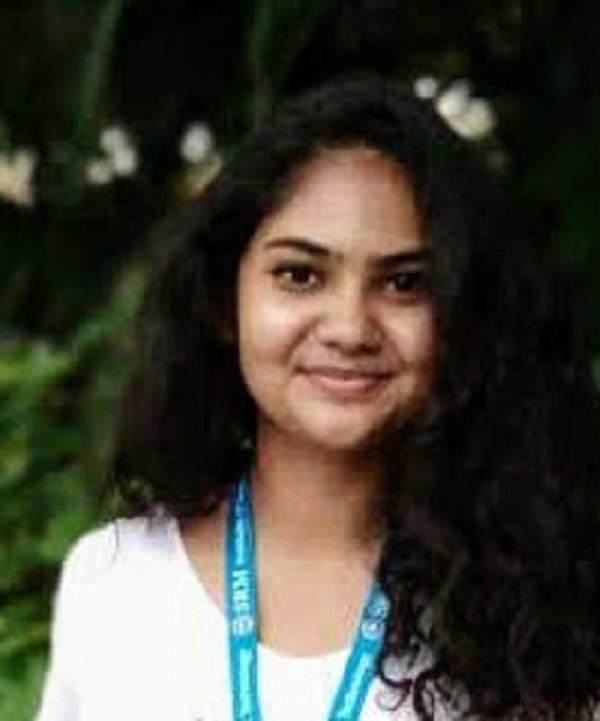
#> input picture Face_Graph/test10.jpg, 600 x 721 px
$ python faceplot.py
#> lines starting #> are read from the running program, lines starting #| are printed output that depends on the picture
import numpy as np
import scipy
import scipy.signal as sig
import matplotlib.pyplot as plt
import imageio


# With mode="L", we force the image to be parsed in the grayscale.
img = imageio.imread("test10.jpg", pilmode="L")
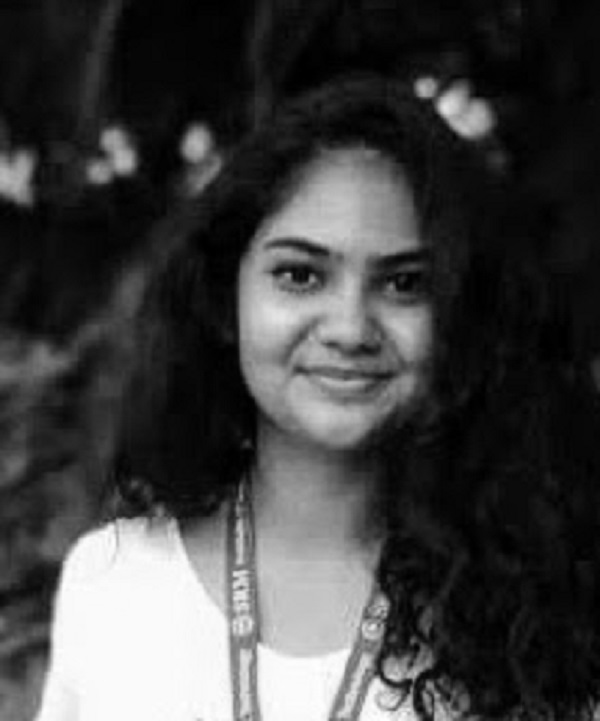
#> img: shape (721, 600); min 0, max 255, mean 64.6

kernel_x = np.array([[-1, 0, 1],[-2, 0, 2],[-1, 0, 1]])
kernel_y = np.array([[1, 2, 1], [0, 0, 0], [-1, -2, -1]])

G_x = sig.convolve2d(img, kernel_x, mode='same')
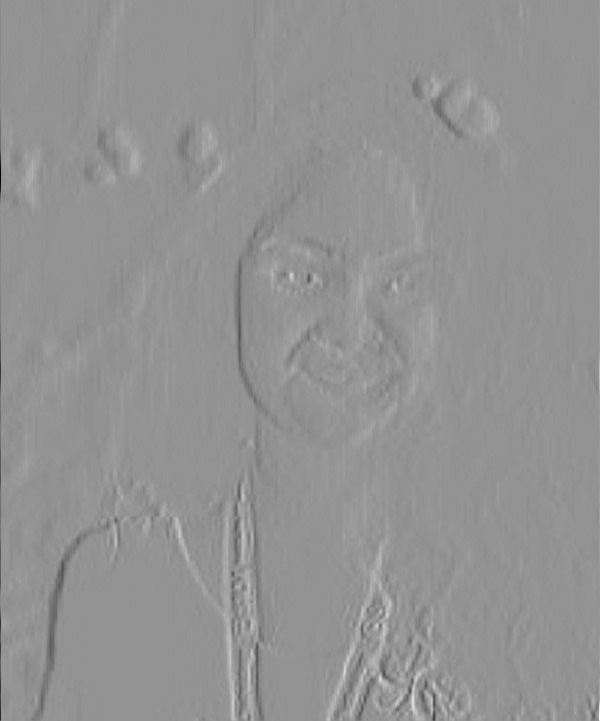
#> G_x: shape (721, 600) int64; min -716, max 524, mean 0.2; drawn with min black and max white
G_y = sig.convolve2d(img, kernel_y, mode='same')
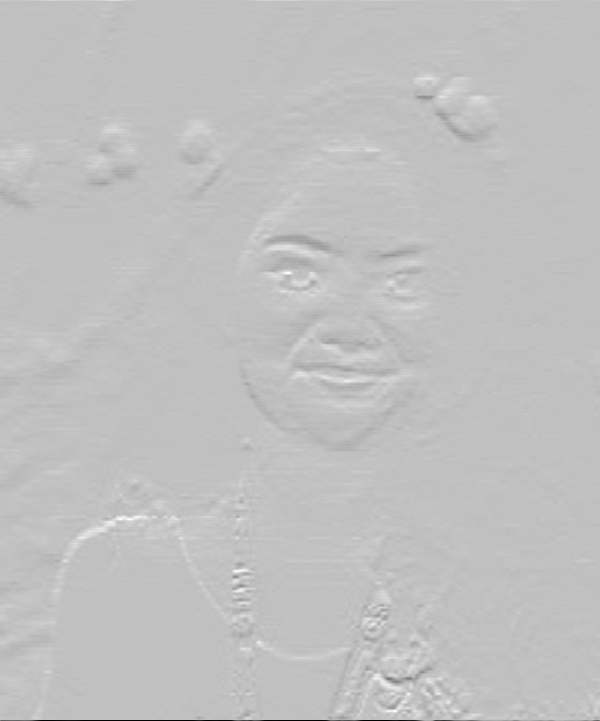
#> G_y: shape (721, 600) int64; min -1016, max 329, mean 0.9; drawn with min black and max white

# Plot them!
fig = plt.figure()
ax1 = fig.add_subplot(121)
ax2 = fig.add_subplot(122)

ax1.imshow((G_x + 255) / 2, cmap='gray'); ax1.set_xlabel("SVC")
ax2.imshow((G_y + 255) / 2, cmap='gray'); ax2.set_xlabel("HOG")
fig.suptitle("alogrithm test")
plt.tight_layout()
plt.show()
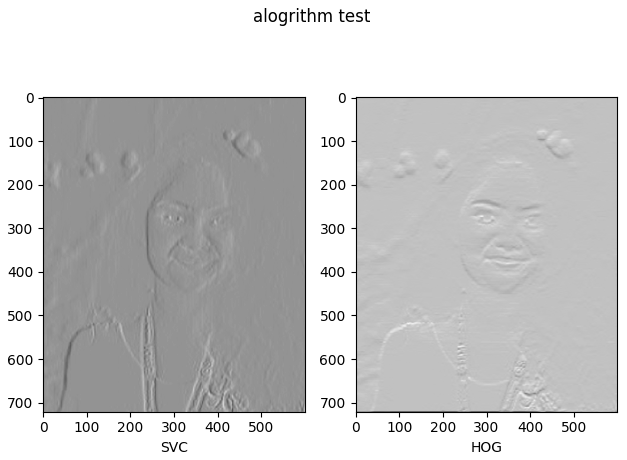
#> figure drawn by matplotlib, 2 panels
